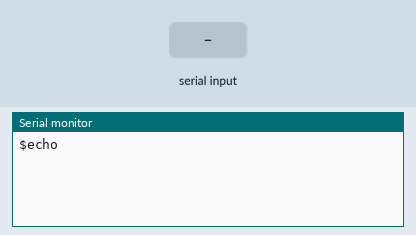
Simulated run of this sketch. Board: Arduino Uno, built with avr-gcc and run on an emulated ATmega328P. On the bench: the last lines printed to the serial monitor. The test bench sets the inputs (shaded band).

Above: at 1.2 s.
1.3 s: "1" received over Serial
At 3.4 s:
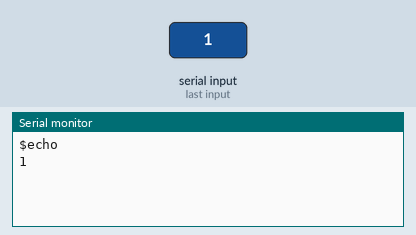
3.8 s: "0" received over Serial
At 5.2 s:
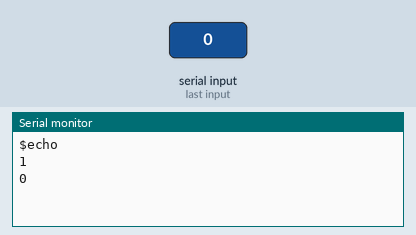
5.3 s: "2" received over Serial
At 7.6 s:
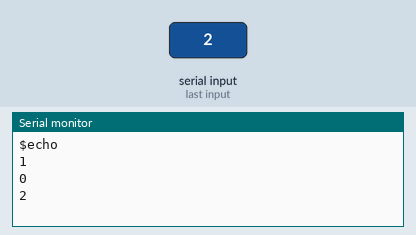

The sketch:

Echo.ino
```cpp
void setup() {
  Serial.begin(9600);
  Serial.println("$echo");
}

void loop() {
  if (Serial.available() > 0) {
      Serial.println(Serial.readString());
  }
}
```

Measured:
- after the input at 1.3 s, the serial monitor: prints a new line after 1.0 s (image 1)
- after the input at 3.8 s, the serial monitor: prints a new line after 1.0 s (image 2)
- after the input at 5.3 s, the serial monitor: prints a new line after 1.0 s (image 3)
